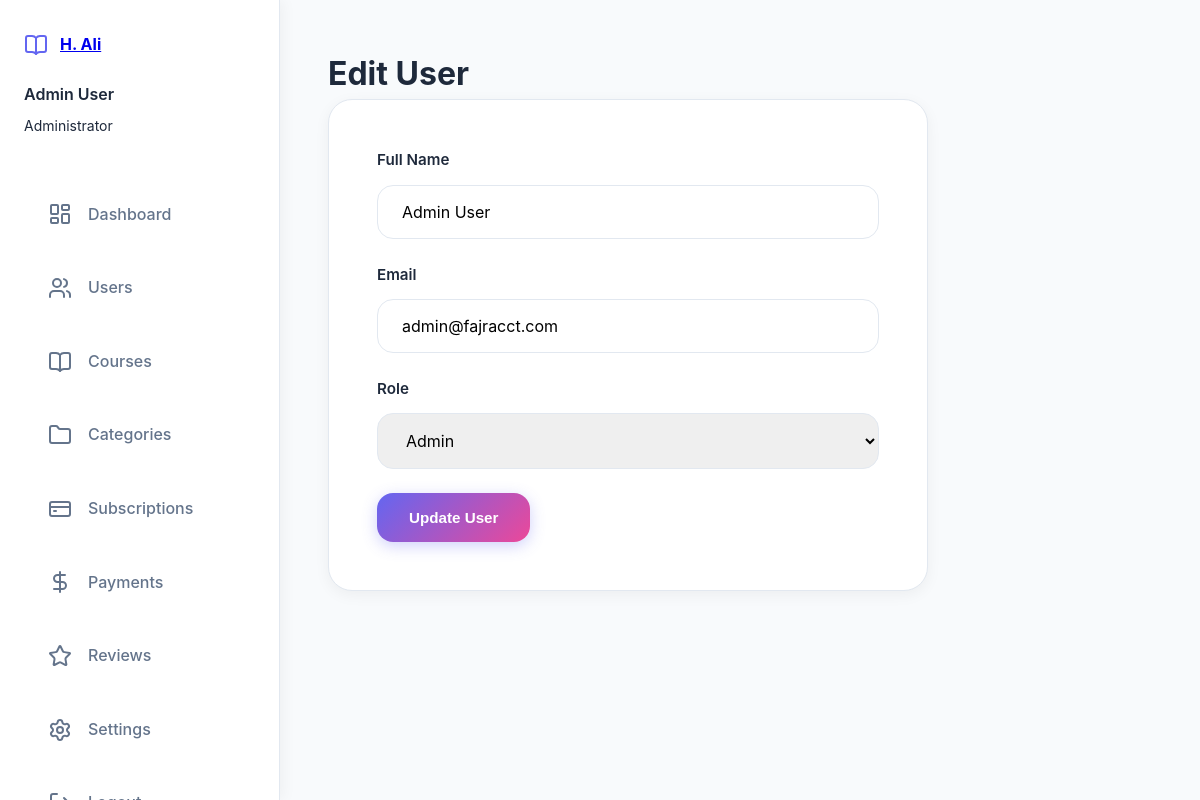
The page /admin/edit-user.php?id=1 (signed in) on the database its author committed.
### tables this page shows
CREATE TABLE IF NOT EXISTS `users` (
  `id` INT UNSIGNED AUTO_INCREMENT PRIMARY KEY,
  `open_id` VARCHAR(64) NULL UNIQUE,
  `email` VARCHAR(320) NOT NULL UNIQUE,
  `password_hash` VARCHAR(255) NULL,
  `name` VARCHAR(255) NOT NULL,
  `phone_number` VARCHAR(20) NULL,
  `role` ENUM('admin', 'instructor', 'student') DEFAULT 'student' NOT NULL,
  `email_verified` BOOLEAN DEFAULT FALSE NOT NULL,
  `phone_verified` BOOLEAN DEFAULT FALSE NOT NULL,
  `bio` TEXT NULL,
  `avatar_url` TEXT NULL,
  `login_method` VARCHAR(64) NULL,
  `created_at` TIMESTAMP DEFAULT CURRENT_TIMESTAMP NOT NULL,
  `updated_at` TIMESTAMP DEFAULT CURRENT_TIMESTAMP ON UPDATE CURRENT_TIMESTAMP NOT NULL,
  `last_signed_in` TIMESTAMP DEFAULT CURRENT_TIMESTAMP NOT NULL,
  INDEX `idx_email` (`email`),
  INDEX `idx_role` (`role`)
);

### admin/edit-user.php (the view, shortened to what this page needs)
<?php
$userId = intval($_GET['id'] ?? 0);
$pdo = getDBConnection();
$stmt = $pdo->prepare("SELECT * FROM users WHERE id = ?");
$stmt->execute([$userId]);
$user = $stmt->fetch();
?>
<!DOCTYPE html>
<html lang="en">
<head>
    <link rel="stylesheet" href="/assets/css/style.css">
</head>
<body>
    <div class="dashboard-container">
        <?php include 'sidebar.php'; ?>
        <main class="main-content">
            <h1>Edit User</h1>
            <div class="card" style="max-width: 600px; padding: var(--spacing-2xl);">
                <form method="POST">
                    <div class="form-group">
                        <label class="form-label">Full Name</label>
                        <input type="text" name="name" value="<?php echo htmlspecialchars($user['name']); ?>" required class="form-input">
                    </div>
                    <div class="form-group">
                        <label class="form-label">Email</label>
                        <input type="email" name="email" value="<?php echo htmlspecialchars($user['email']); ?>" required class="form-input">
                    </div>
                    <div class="form-group">
                        <label class="form-label">Role</label>
                        <select name="role" required class="form-input">
                            <option value="admin" <?php echo $user['role'] === 'admin' ? 'selected' : ''; ?>>Admin</option>
                        </select>
                    </div>
                    <button type="submit" class="btn btn-primary">Update User</button>
                </form>
            </div>
        </main>
    </div>
</body>
</html>

### admin/sidebar.php
<aside class="sidebar">
    <div style="margin-bottom: var(--spacing-2xl);">
        <a href="/" style="display: flex; align-items: center; gap: var(--spacing-sm); margin-bottom: var(--spacing-lg);">
            <i data-lucide="book-open" style="width: 24px; height: 24px; color: var(--primary);"></i>
            <span style="font-weight: 700;" class="text-gradient"><?php echo SITE_NAME; ?></span>
        </a>
        <div>
            <div style="font-weight: 600; margin-bottom: var(--spacing-xs);"><?php echo htmlspecialchars($user['name'] ?? getCurrentUser()['name']); ?></div>
            <div style="font-size: 0.875rem; color: var(--muted-foreground);">Administrator</div>
        </div>
    </div>
    <nav>
        <ul class="sidebar-nav">
            <li><a href="/admin/dashboard.php"><i data-lucide="layout-dashboard"></i> Dashboard</a></li>
            <li><a href="/admin/users.php"><i data-lucide="users"></i> Users</a></li>
            <li><a href="/admin/courses.php"><i data-lucide="book-open"></i> Courses</a></li>
            <li><a href="/admin/categories.php"><i data-lucide="folder"></i> Categories</a></li>
            <li><a href="/admin/subscriptions.php"><i data-lucide="credit-card"></i> Subscriptions</a></li>
            <li><a href="/admin/payments.php"><i data-lucide="dollar-sign"></i> Payments</a></li>
            <li><a href="/admin/reviews.php"><i data-lucide="star"></i> Reviews</a></li>
            <li><a href="/admin/settings.php"><i data-lucide="settings"></i> Settings</a></li>
            <li><a href="/logout.php"><i data-lucide="log-out"></i> Logout</a></li>
        </ul>
    </nav>
</aside>

### assets/css/style.css (style rules this page uses)
:root { --primary: #6366f1; --primary-light: #818cf8; --primary-dark: #4f46e5; --secondary: #ec4899; --secondary-light: #f472b6; --tertiary: #06b6d4; --success: #10b981; --warning: #f59e0b; --danger: #ef4444; --info: #3b82f6; --gradient-primary: linear-gradient(135deg, #6366f1 0%, #ec4899 100%); --gradient-secondary: linear-gradient(135deg, #06b6d4 0%, #3b82f6 100%); --gradient-success: linear-gradient(135deg, #10b981 0%, #06b6d4 100%); --gradient-warning: linear-gradient(135deg, #f59e0b 0%, #ec4899 100%); --bg-primary: #ffffff; --bg-secondary: #f8fafc; --bg-tertiary: #f1f5f9; --text-primary: #1e293b; --text-secondary: #64748b; --border-color: #e2e8f0; --spacing-xs: 0.5rem; --spacing-sm: 0.75rem; --spacing-md: 1rem; --spacing-lg: 1.5rem; --spacing-xl: 2rem; --spacing-2xl: 3rem; --radius-sm: 0.375rem; --radius-md: 0.5rem; --radius-lg: 1rem; --radius-xl: 1.5rem; }
* { margin: 0; padding: 0; box-sizing: border-box; }
body { font-family: 'Poppins', 'Inter', sans-serif; background-color: var(--bg-secondary); color: var(--text-primary); line-height: 1.6; }
.dashboard-container { display: grid; grid-template-columns: 280px 1fr; min-height: 100vh; background-color: var(--bg-secondary); }
.sidebar { background: var(--bg-primary); border-right: 1px solid var(--border-color); padding: var(--spacing-xl) var(--spacing-lg); position: fixed; left: 0; top: 0; height: 100vh; width: 280px; overflow-y: auto; box-shadow: 2px 0 15px rgba(0, 0, 0, 0.05); }
.sidebar-nav { list-style: none; }
.sidebar-nav li { margin-bottom: var(--spacing-md); }
.sidebar-nav a { display: flex; align-items: center; gap: var(--spacing-md); padding: var(--spacing-md) var(--spacing-lg); border-radius: var(--radius-lg); text-decoration: none; color: var(--text-secondary); transition: all 0.3s ease; font-weight: 500; }
.main-content { grid-column: 2; padding: var(--spacing-2xl); overflow-y: auto; }
.card { background: var(--bg-primary); border-radius: var(--radius-xl); border: 1px solid var(--border-color); box-shadow: 0 4px 15px rgba(0, 0, 0, 0.05); transition: all 0.3s ease; }
.form-group { margin-bottom: var(--spacing-lg); }
.form-label { display: block; margin-bottom: var(--spacing-sm); font-weight: 600; color: var(--text-primary); font-size: 0.95rem; }
.form-input, .form-select, textarea { width: 100%; padding: var(--spacing-md) var(--spacing-lg); border: 1px solid var(--border-color); border-radius: var(--radius-lg); font-family: inherit; font-size: 1rem; transition: all 0.3s ease; }
.btn { padding: var(--spacing-md) var(--spacing-xl); border: none; border-radius: var(--radius-lg); font-weight: 600; cursor: pointer; transition: all 0.3s ease; display: inline-flex; align-items: center; gap: var(--spacing-sm); font-size: 0.95rem; }
.btn-primary { background: var(--gradient-primary); color: white; box-shadow: 0 4px 15px rgba(99, 102, 241, 0.3); }

### rows shown on the page
users: name "Admin User", email "admin@fajracct.com", role "Admin"

### other values the page prints
SITE_NAME "H. Ali"
